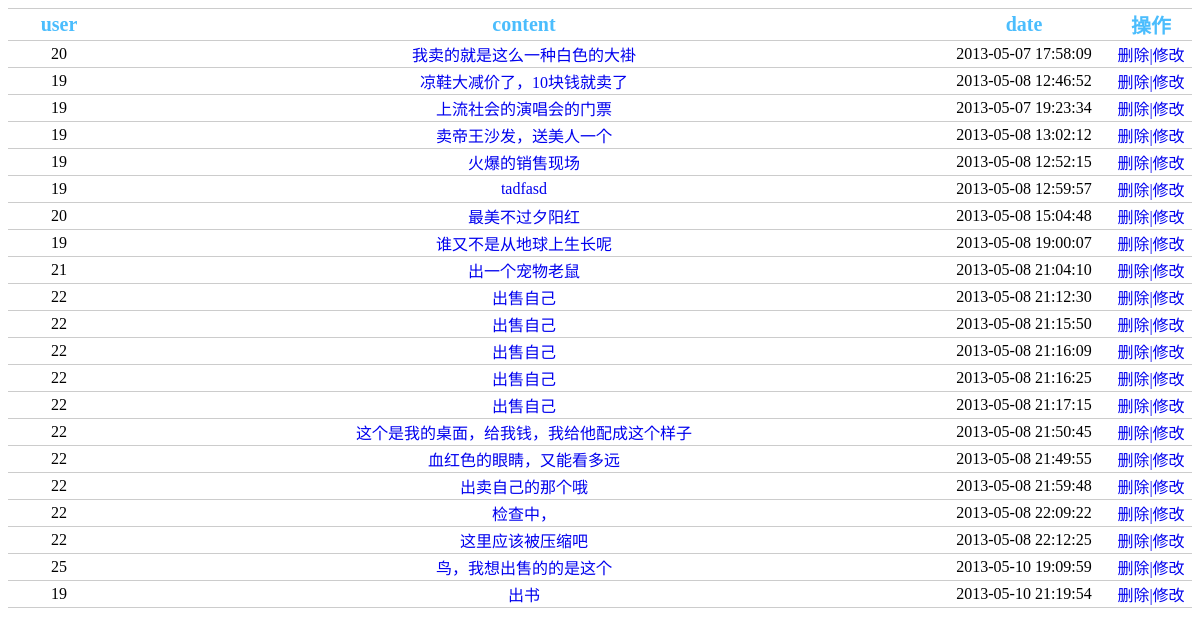
The app's page /edian/index.php/bg/home/artlist, older data.
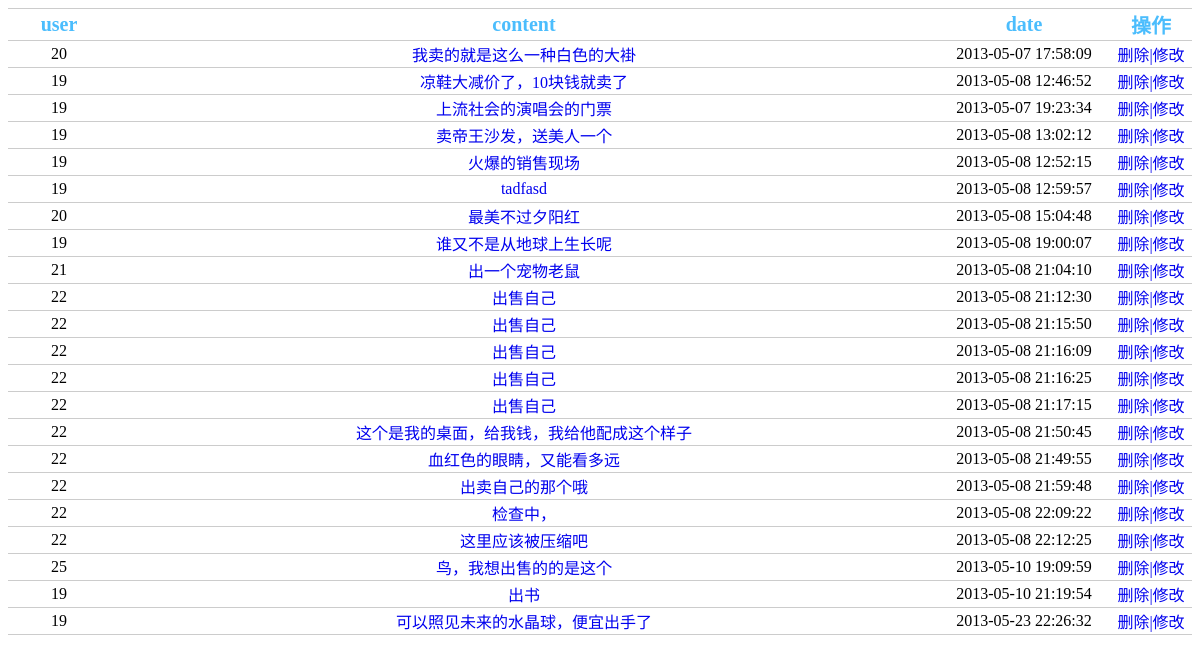
The same page, newer data.
### tables this page shows
CREATE TABLE `art` (
  `art_id` int(11) NOT NULL AUTO_INCREMENT,
  `title` varchar(150) DEFAULT NULL,
  `content` text NOT NULL,
  `part_id` int(3) DEFAULT NULL,
  `time` datetime DEFAULT NULL,
  `author_id` int(11) DEFAULT NULL,
  `value` int(11) NOT NULL DEFAULT '0',
  `visitor_num` smallint(5) unsigned NOT NULL DEFAULT '0',
  `comment_num` smallint(5) unsigned NOT NULL DEFAULT '0',
  `new` tinyint(4) NOT NULL DEFAULT '0',
  `commer` int(10) unsigned NOT NULL DEFAULT '0',
  `price` mediumint(8) unsigned DEFAULT NULL,
  `img` char(25) NOT NULL DEFAULT 'edianlogo.jpg',
  PRIMARY KEY (`art_id`),
  KEY `art_title` (`title`),
  KEY `user_id` (`author_id`),
  KEY `value` (`value`),
  KEY `author_id` (`author_id`),
  KEY `title` (`title`),
  KEY `price` (`price`)
);

### edian/application/controllers/bg/home.php (called while the page is built, shortened)
<?php
		class Home extends Ci_Controller{
				function __construct()				{
						$this->load->model("bghome");
				}
				function artlist(){
						$data['title']="文章列表";
						$data['allart']=$this->bghome->artlist_all();
						$this->load->view("m-bg-artlist2",$data);
				}
		}
?>

### edian/index.php (called while the page is built, shortened)
<?php
require_once BASEPATH.'core/CodeIgniter.php';

### edian/application/models/bghome.php (called while the page is built, shortened)
<?php
class Bghome extends Ci_Model{
		function artlist_all(){
				$res=$this->db->query("select time,author_id,title,art_id from art ");
				return $res->result();
		}
}
?>

### edian/application/views/m-bg-artlist2.php (the view, shortened to what this page needs)
<!doctype html>
<html>
	<head>
		<link rel="stylesheet" type="text/css" href="<?=base_url("common_content.css")?>">
	</head>
	<body>
				<table cellspacing="0" class="mail-box">
						<tr>
							<th class="user">user</th>
							<th class="tm">content</th>
							<th class="date">date</th>
							<th class="action">操作</th>
						</tr>
					<?php foreach($allart as $temp):?>
						<tr>
								<td class="user"><?php echo $temp->author_id?></td>
								<td class="tm"><a href="<?=site_url("bg/home/artshow/$temp->art_id")?>"><?php echo $temp->title?></a></td>
							  <td class="date"><?php echo $temp->time ?></td>
								<td class="action"><a href="<?=site_url("bg/home/artdelete/$temp->art_id")?>">删除</a><a href="<?=site_url("bg/home/artchange/$temp->art_id")?>">|修改</a></td>
					</tr>
				<?php endforeach?>
				</table>
	</body>
</html>

Row changes from the older to the newer data that the page shows:
added art: author "19", title "可以照见未来的水晶球，便宜出手了", time "2013-05-23 22:26:32"
